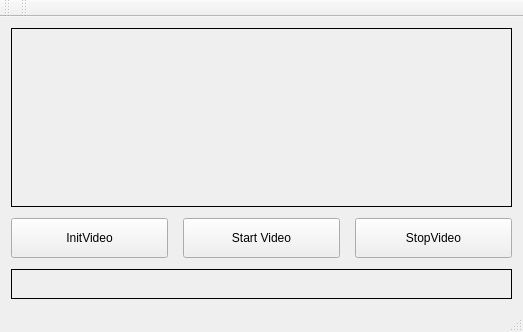
<?xml version="1.0" encoding="UTF-8"?>
<ui version="4.0">
 <class>MainWindow</class>
 <widget class="QMainWindow" name="MainWindow">
  <property name="geometry">
   <rect>
    <x>0</x>
    <y>0</y>
    <width>523</width>
    <height>332</height>
   </rect>
  </property>
  <property name="windowTitle">
   <string>Cam Viewer</string>
  </property>
  <widget class="QWidget" name="centralWidget">
   <property name="enabled">
    <bool>true</bool>
   </property>
   <property name="layoutDirection">
    <enum>Qt::LeftToRight</enum>
   </property>
   <layout class="QGridLayout" name="gridLayout_2">
    <item row="0" column="0">
     <layout class="QGridLayout" name="gridLayout">
      <item row="2" column="0">
       <widget class="QLabel" name="lblMsg">
        <property name="sizePolicy">
         <sizepolicy hsizetype="Preferred" vsizetype="Fixed">
          <horstretch>0</horstretch>
          <verstretch>0</verstretch>
         </sizepolicy>
        </property>
        <property name="minimumSize">
         <size>
          <width>0</width>
          <height>30</height>
         </size>
        </property>
        <property name="frameShape">
         <enum>QFrame::Panel</enum>
        </property>
        <property name="frameShadow">
         <enum>QFrame::Plain</enum>
        </property>
        <property name="text">
         <string/>
        </property>
       </widget>
      </item>
      <item row="0" column="0">
       <widget class="QLabel" name="lblImage">
        <property name="sizePolicy">
         <sizepolicy hsizetype="Expanding" vsizetype="Expanding">
          <horstretch>0</horstretch>
          <verstretch>0</verstretch>
         </sizepolicy>
        </property>
        <property name="frameShape">
         <enum>QFrame::Box</enum>
        </property>
        <property name="text">
         <string/>
        </property>
       </widget>
      </item>
      <item row="1" column="0">
       <layout class="QHBoxLayout" name="horizontalLayout">
        <property name="spacing">
         <number>15</number>
        </property>
        <property name="sizeConstraint">
         <enum>QLayout::SetDefaultConstraint</enum>
        </property>
        <property name="topMargin">
         <number>5</number>
        </property>
        <property name="bottomMargin">
         <number>5</number>
        </property>
        <item>
         <widget class="QPushButton" name="btnInit">
          <property name="sizePolicy">
           <sizepolicy hsizetype="Minimum" vsizetype="Fixed">
            <horstretch>0</horstretch>
            <verstretch>0</verstretch>
           </sizepolicy>
          </property>
          <property name="minimumSize">
           <size>
            <width>0</width>
            <height>40</height>
           </size>
          </property>
          <property name="baseSize">
           <size>
            <width>0</width>
            <height>0</height>
           </size>
          </property>
          <property name="text">
           <string>InitVideo</string>
          </property>
         </widget>
        </item>
        <item>
         <widget class="QPushButton" name="btnStart">
          <property name="sizePolicy">
           <sizepolicy hsizetype="Minimum" vsizetype="Fixed">
            <horstretch>0</horstretch>
            <verstretch>0</verstretch>
           </sizepolicy>
          </property>
          <property name="minimumSize">
           <size>
            <width>0</width>
            <height>40</height>
           </size>
          </property>
          <property name="baseSize">
           <size>
            <width>0</width>
            <height>0</height>
           </size>
          </property>
          <property name="text">
           <string>Start Video</string>
          </property>
         </widget>
        </item>
        <item>
         <widget class="QPushButton" name="btnStop">
          <property name="sizePolicy">
           <sizepolicy hsizetype="Minimum" vsizetype="Fixed">
            <horstretch>0</horstretch>
            <verstretch>0</verstretch>
           </sizepolicy>
          </property>
          <property name="minimumSize">
           <size>
            <width>0</width>
            <height>40</height>
           </size>
          </property>
          <property name="baseSize">
           <size>
            <width>0</width>
            <height>0</height>
           </size>
          </property>
          <property name="text">
           <string>StopVideo</string>
          </property>
         </widget>
        </item>
       </layout>
      </item>
     </layout>
    </item>
   </layout>
  </widget>
  <widget class="QMenuBar" name="menuBar">
   <property name="geometry">
    <rect>
     <x>0</x>
     <y>0</y>
     <width>523</width>
     <height>22</height>
    </rect>
   </property>
  </widget>
  <widget class="QToolBar" name="mainToolBar">
   <attribute name="toolBarArea">
    <enum>TopToolBarArea</enum>
   </attribute>
   <attribute name="toolBarBreak">
    <bool>false</bool>
   </attribute>
  </widget>
  <widget class="QStatusBar" name="statusBar"/>
  <widget class="QToolBar" name="toolBar">
   <property name="windowTitle">
    <string>toolBar</string>
   </property>
   <attribute name="toolBarArea">
    <enum>TopToolBarArea</enum>
   </attribute>
   <attribute name="toolBarBreak">
    <bool>false</bool>
   </attribute>
  </widget>
 </widget>
 <layoutdefault spacing="6" margin="11"/>
 <resources/>
 <connections/>
</ui>
